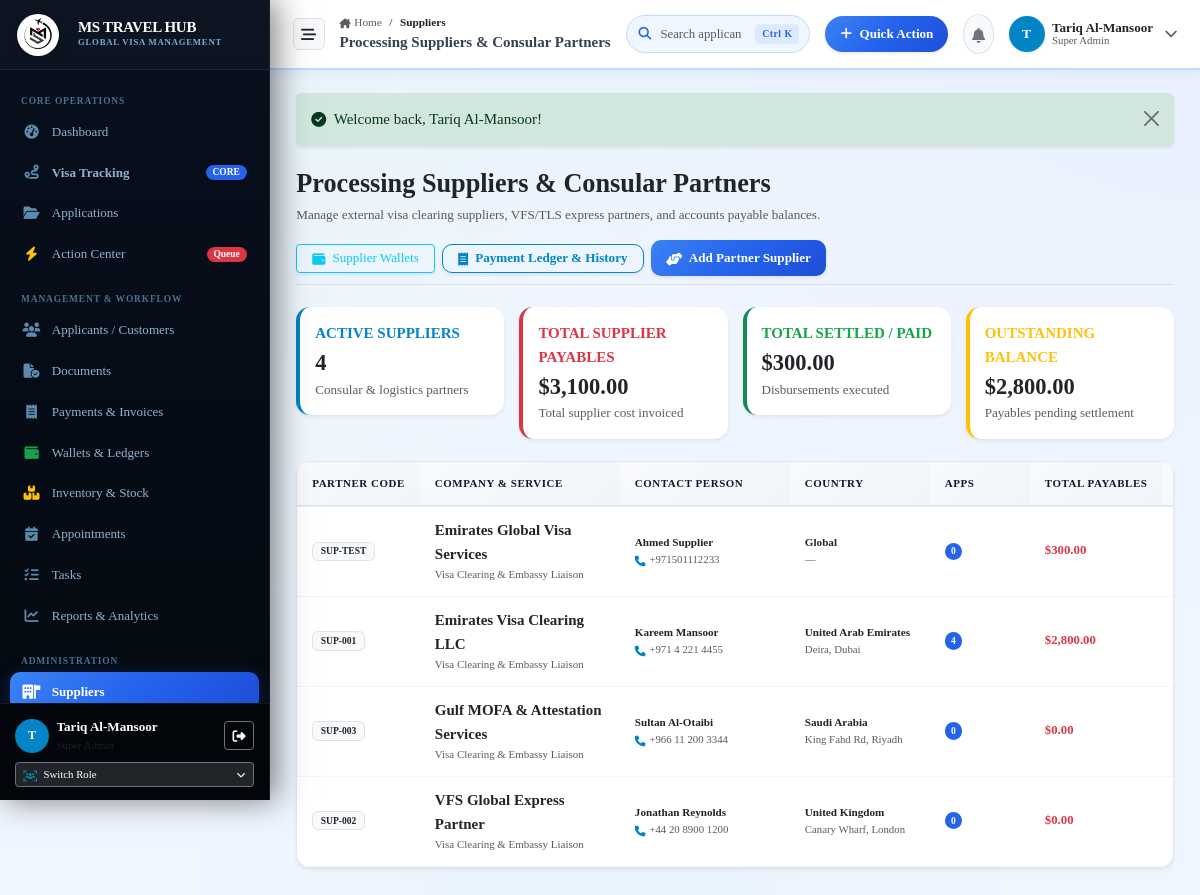
Screenshot of /suppliers (signed in) with the database file from the repository.
### tables this page shows
CREATE TABLE suppliers (
    id INTEGER PRIMARY KEY AUTOINCREMENT,
    supplier_code TEXT NOT NULL UNIQUE,
    company_name TEXT NOT NULL,
    contact_person TEXT,
    mobile TEXT,
    whatsapp TEXT,
    email TEXT,
    country TEXT,
    address TEXT,
    payment_terms TEXT,
    bank_details TEXT,
    notes TEXT,
    is_active INTEGER DEFAULT 1,
    created_at DATETIME DEFAULT CURRENT_TIMESTAMP,
    updated_at DATETIME DEFAULT CURRENT_TIMESTAMP
, password_hash TEXT NULL, last_login_at DATETIME NULL, portal_enabled INTEGER DEFAULT 0);

### app/Controllers/SupplierController.php (called while the page is built, shortened)
<?php
class SupplierController
{
    public function index(): void
    {
        $pdo = Database::getConnection();
        $sql = "SELECT s.*,
            COUNT(DISTINCT a.id) as total_applications,
            COALESCE((SELECT SUM(sp.payable_amount) FROM supplier_payments sp WHERE sp.supplier_id = s.id), 0) as total_payables,
            COALESCE((SELECT SUM(sp.paid_amount) FROM supplier_payments sp WHERE sp.supplier_id = s.id), 0) as total_paid
            FROM suppliers s
            LEFT JOIN applications a ON a.supplier_id = s.id
            WHERE 1=1";
        $params = [];
        $sql .= " GROUP BY s.id ORDER BY s.is_active DESC, s.company_name ASC";
        $stmt = $pdo->prepare($sql);
        $stmt->execute($params);
        $suppliers = $stmt->fetchAll(PDO::FETCH_ASSOC);
        require_once dirname(__DIR__) . '/Views/suppliers/index.php';
    }
}

### app/autoload.php (called while the page is built, shortened)
<?php
function e(?string $string): string {
    return htmlspecialchars((string)($string ?? ''), ENT_QUOTES, 'UTF-8');
}
function get_flash(): ?array {
    if (isset($_SESSION['flash'])) {
        $flash = $_SESSION['flash'];
        return $flash;
    }
    return null;
}
function format_currency(float $amount, string $currency = 'USD'): string {
    return '$' . number_format($amount, 2);
}

### app/Views/suppliers/index.php (the view, shortened to what this page needs)
<?php
$flash = get_flash();
require_once dirname(__DIR__) . '/layouts/header.php';
require_once dirname(__DIR__) . '/layouts/sidebar.php';
require_once dirname(__DIR__) . '/layouts/topbar.php';
$totalPayablesSum = 0;
$totalSettledSum = 0;
$totalOutstandingSum = 0;
foreach ($suppliers as $s) {
    $pay = (float)($s['total_payables'] ?? 0);
    $paid = (float)($s['total_paid'] ?? 0);
    $totalPayablesSum += $pay;
    $totalSettledSum += $paid;
    $totalOutstandingSum += max(0, $pay - $paid);
}
?>
<div class="content-body">
  <?php if ($flash): ?>
    <div class="alert alert-<?= e($flash['type'] === 'danger' ? 'danger' : ($flash['type'] === 'success' ? 'success' : 'info')) ?> alert-dismissible fade show mb-4 border-0 shadow-sm" role="alert">
      <div class="d-flex align-items-center gap-2">
        <i class="fa-solid <?= $flash['type'] === 'danger' ? 'fa-circle-exclamation' : ($flash['type'] === 'success' ? 'fa-circle-check' : 'fa-circle-info') ?>"></i>
        <span><?= e($flash['message']) ?></span>
      </div>
      <button type="button" class="btn-close" data-bs-dismiss="alert"></button>
    </div>
  <?php endif; ?>
  <div class="d-flex flex-wrap align-items-center justify-content-between gap-3 mb-4 pb-2 border-bottom">
    <div>
      <h3 class="fw-bold brand-font text-dark mb-1">Processing Suppliers &amp; Consular Partners</h3>
      <p class="text-muted small mb-0">Manage external visa clearing suppliers, VFS/TLS express partners, and accounts payable balances.</p>
    </div>
    <div class="d-flex align-items-center gap-2">
      <a href="/suppliers/wallet" class="btn btn-outline-info btn-sm px-3 shadow-sm">
        <i class="fa-solid fa-wallet me-1"></i> Supplier Wallets
      </a>
      <a href="/suppliers/payments" class="btn btn-outline-primary btn-sm px-3 shadow-sm">
        <i class="fa-solid fa-receipt me-1"></i> Payment Ledger &amp; History
      </a>
      <button class="btn btn-primary btn-sm px-3 shadow-sm" data-bs-toggle="modal" data-bs-target="#newSupplierModal">
        <i class="fa-solid fa-handshake-angle me-1"></i> Add Partner Supplier
      </button>
    </div>
  </div>
  <div class="row g-3 mb-4">
    <div class="col-md-3">
      <div class="card card-enterprise border-0 shadow-sm border-start border-primary border-4 p-3">
        <div class="text-xs fw-bold text-primary text-uppercase mb-1">Active Suppliers</div>
        <div class="h4 mb-0 fw-bold text-dark"><?= count($suppliers) ?></div>
        <div class="text-muted small mt-1">Consular &amp; logistics partners</div>
      </div>
    </div>
    <div class="col-md-3">
      <div class="card card-enterprise border-0 shadow-sm border-start border-danger border-4 p-3">
        <div class="text-xs fw-bold text-danger text-uppercase mb-1">Total Supplier Payables</div>
        <div class="h4 mb-0 fw-bold text-dark"><?= format_currency($totalPayablesSum) ?></div>
        <div class="text-muted small mt-1">Total supplier cost invoiced</div>
      </div>
    </div>
    <div class="col-md-3">
      <div class="card card-enterprise border-0 shadow-sm border-start border-success border-4 p-3">
        <div class="text-xs fw-bold text-success text-uppercase mb-1">Total Settled / Paid</div>
        <div class="h4 mb-0 fw-bold text-dark"><?= format_currency($totalSettledSum) ?></div>
        <div class="text-muted small mt-1">Disbursements executed</div>
      </div>
    </div>
    <div class="col-md-3">
      <div class="card card-enterprise border-0 shadow-sm border-start border-warning border-4 p-3">
        <div class="text-xs fw-bold text-warning text-uppercase mb-1">Outstanding Balance</div>
        <div class="h4 mb-0 fw-bold text-dark"><?= format_currency($totalOutstandingSum) ?></div>
        <div class="text-muted small mt-1">Payables pending settlement</div>
      </div>
    </div>
  </div>
  <div class="card card-enterprise shadow-sm">
    <div class="table-responsive">
      <table class="table-modern mb-0">
        <thead>
          <tr>
            <th style="min-width: 120px;">Partner Code</th>
            <th style="min-width: 200px;">Company &amp; Service</th>
            <th style="min-width: 170px;">Contact Person</th>
            <th style="min-width: 140px;">Country</th>
            <th style="min-width: 100px;">Apps</th>
            <th style="min-width: 120px;">Total Payables</th>
            <th style="min-width: 120px;">Total Settled</th>
          </tr>
        </thead>
        <tbody>
          <?php if (empty($suppliers)): ?>
            <tr><td colspan="9" class="text-center py-5 text-muted">No external suppliers registered.</td></tr>
          <?php else: ?>
            <?php foreach ($suppliers as $sup): ?>
              <tr>
                <td>
                  <span class="badge bg-light text-dark border fw-bold px-2 py-1"><?= e($sup['supplier_code']) ?></span>
                </td>
                <td>
                  <div class="fw-bold text-dark fs-6"><?= e($sup['company_name']) ?></div>
                  <div class="text-muted small" style="font-size: 0.73rem;"><?= e($sup['services_provided'] ?? 'Visa Clearing & Embassy Liaison') ?></div>
                </td>
                <td>
                  <div class="fw-semibold small text-dark"><?= e($sup['contact_person'] ?: 'Operations Desk') ?></div>
                  <div class="text-muted" style="font-size: 0.72rem;">
                    <i class="fa-solid fa-phone me-1 text-primary"></i><?= e($sup['mobile'] ?: $sup['email'] ?: '—') ?>
                  </div>
                </td>
                <td>
                  <div class="small fw-semibold text-dark"><?= e($sup['country'] ?: 'Global') ?></div>
                  <div class="text-muted text-truncate" style="font-size: 0.72rem; max-width: 150px;"><?= e($sup['address'] ?: '—') ?></div>
                </td>
                <td>
                  <span class="badge bg-primary rounded-pill px-2.5 py-1"><?= (int)$sup['total_applications'] ?></span>
                </td>
                <td>
                  <span class="fw-bold text-danger"><?= format_currency((float)$sup['total_payables']) ?></span>
                </td>
                <td>
                </td>
              </tr>
            <?php endforeach; ?>
          <?php endif; ?>
        </tbody>
      </table>
    </div>
  </div>
</div>
<?php require_once dirname(__DIR__) . '/layouts/footer.php'; ?>

### public/assets/css/base/variables.css (style rules this page uses)
:root { --mh-green: #22c55e; --mh-green-light: #4ade80; --mh-green-dark: #16a34a; --mh-green-lime: #84cc16; --mh-green-subtle: #f0fdf4; --mh-green-border: #bbf7d0; --mh-teal: #06b6d4; --mh-teal-light: #22d3ee; --mh-teal-dark: #0891b2; --mh-teal-subtle: #ecfeff; --mh-teal-border: #a5f3fc; --mh-blue: #2563eb; --mh-blue-hover: #1d4ed8; --mh-blue-dark: #1e40af; --mh-blue-deep: #1e3a8a; --mh-blue-light: #eff6ff; --mh-blue-subtle: #dbeafe; --mh-blue-border: #bfdbfe; --mh-blue-glow: rgba(37, 99, 235, 0.32); --vt-primary: var(--mh-blue); --vt-primary-hover: var(--mh-blue-hover); --vt-primary-dark: var(--mh-blue-dark); --vt-primary-light: var(--mh-blue-light); --vt-primary-subtle: var(--mh-blue-subtle); --vt-primary-border: var(--mh-blue-border); --mh-gradient-brand: linear-gradient(135deg, #22c55e 0%, #06b6d4 50%, #2563eb 100%); --mh-gradient-brand-r: linear-gradient(135deg, #2563eb 0%, #06b6d4 50%, #22c55e 100%); --mh-gradient-blue: linear-gradient(135deg, #3b82f6 0%, #2563eb 50%, #1d4ed8 100%); --mh-gradient-teal: linear-gradient(135deg, #22d3ee 0%, #06b6d4 50%, #0891b2 100%); --mh-gradient-green: linear-gradient(135deg, #4ade80 0%, #22c55e 50%, #16a34a 100%); --mh-gradient-dark: linear-gradient(180deg, #060e1c 0%, #0a1628 100%); --mh-gradient-sidebar: linear-gradient(180deg, #080f1e 0%, #04090f 100%); --mh-gradient-hero: linear-gradient(135deg, #060e1c 0%, #0d2048 50%, #1e3a8a 100%); --ms-gradient-success: linear-gradient(135deg, #22c55e 0%, #16a34a 100%); --ms-gradient-warning: linear-gradient(135deg, #f59e0b 0%, #d97706 100%); --mh-navy: #0a1628; --mh-navy-dark: #060e1c; --mh-navy-light: #0f2040; --mh-navy-muted: #1a2f50; --vt-bg: #f0f6ff; --vt-surface: #ffffff; --vt-surface-glass: rgba(255, 255, 255, 0.96); --vt-surface-muted: #f0f6ff; --vt-border: #dce8f5; --vt-border-glass: rgba(255, 255, 255, 0.6); --vt-text-main: #0f172a; --vt-text-body: #334155; --vt-text-muted: #64748b; --vt-text-light: #94a3b8; --vt-success: #22c55e; --vt-warning: #f59e0b; --vt-danger: #ef4444; --vt-info: var(--mh-teal); --vt-purple: #8b5cf6; --sidebar-width: 270px; --sidebar-collapsed-width: 76px; --topbar-height: 70px; --radius-xs: 6px; --radius-sm: 10px; --radius-md: 14px; --radius-lg: 18px; --radius-xl: 26px; --vt-shadow-xs: 0 1px 2px 0 rgba(0,0,0,0.04); --vt-shadow-sm: 0 2px 6px 0 rgba(10,22,40,0.06), 0 1px 2px -1px rgba(10,22,40,0.04); --vt-shadow-md: 0 6px 16px -2px rgba(10,22,40,0.08), 0 2px 6px -2px rgba(10,22,40,0.04); --vt-shadow-lg: 0 14px 28px -4px rgba(10,22,40,0.10), 0 4px 10px -2px rgba(10,22,40,0.04); --vt-shadow-xl: 0 24px 38px -6px rgba(10,22,40,0.13), 0 10px 16px -4px rgba(10,22,40,0.05); --vt-glow-primary: 0 8px 25px -4px var(--mh-blue-glow); --vt-glow-success: 0 8px 25px -4px rgba(34,197,94,0.35); --vt-glow-warning: 0 8px 25px -4px rgba(245,158,11,0.35); --vt-transition-fast: 0.15s cubic-bezier(0.4, 0, 0.2, 1); --vt-transition-normal: 0.25s cubic-bezier(0.4, 0, 0.2, 1); }

### public/assets/css/base/typography.css (style rules this page uses)
body.app-body, html, body { font-family: 'Times New Roman', Times, Georgia, serif !important; color: var(--vt-text-body); line-height: 1.55; -webkit-font-smoothing: antialiased; -moz-osx-font-smoothing: grayscale; }
h1, h2, h3, h4, h5, h6 { color: var(--vt-text-main); font-weight: 700; line-height: 1.25; }

### public/assets/css/base/global.css (style rules this page uses)
body.app-body, html, body { background-color: var(--vt-bg); background-image: radial-gradient(at 0% 0%, rgba(34,197,94,0.05) 0px, transparent 50%), radial-gradient(at 100% 0%, rgba(37,99,235,0.04) 0px, transparent 50%), radial-gradient(at 50% 100%, rgba(6,182,212,0.03) 0px, transparent 50%); background-attachment: fixed; margin: 0; padding: 0; overflow-x: hidden; padding-bottom: env(safe-area-inset-bottom, 0); }
.content-body { flex: 1; padding: 1.5rem 1.75rem 2.5rem; max-width: 1800px; width: 100%; margin: 0 auto; }

### public/assets/css/components/buttons.css (style rules this page uses)
.btn-primary { background: var(--mh-gradient-blue); border: none; color: #ffffff; font-weight: 600; border-radius: var(--radius-sm); padding: 0.55rem 1.25rem; box-shadow: 0 2px 10px var(--mh-blue-glow); transition: all var(--vt-transition-fast); }
.btn-outline-primary { color: var(--mh-blue); border-color: var(--mh-blue); background: transparent; font-weight: 600; border-radius: var(--radius-sm); transition: all var(--vt-transition-fast); }

### public/assets/css/components/cards.css (style rules this page uses)
.card-enterprise, .card-custom { background: var(--vt-surface); border: 1px solid var(--vt-border); border-radius: var(--radius-md); box-shadow: var(--vt-shadow-sm); transition: transform var(--vt-transition-fast), box-shadow var(--vt-transition-fast); overflow: visible; }

### rows the page displays
suppliers: supplier_code "SUP-TEST", company_name "Emirates Global Visa Services", services_provided "Visa Clearing & Embassy Liaison", contact_person "Ahmed Supplier", mobile "+971501112233", country "Global", address "—", total_applications "0", total_payables "$300.00"
suppliers: supplier_code "SUP-001", company_name "Emirates Visa Clearing LLC", services_provided "Visa Clearing & Embassy Liaison", contact_person "Kareem Mansoor", mobile "+971 4 221 4455", country "United Arab Emirates", address "Deira, Dubai", total_applications "4", total_payables "$2,800.00"
suppliers: supplier_code "SUP-003", company_name "Gulf MOFA & Attestation Services", services_provided "Visa Clearing & Embassy Liaison", contact_person "Sultan Al-Otaibi", mobile "+966 11 200 3344", country "Saudi Arabia", address "King Fahd Rd, Riyadh", total_applications "0", total_payables "$0.00"
suppliers: supplier_code "SUP-002", company_name "VFS Global Express Partner", services_provided "Visa Clearing & Embassy Liaison", contact_person "Jonathan Reynolds", mobile "+44 20 8900 1200", country "United Kingdom", address "Canary Wharf, London", total_applications "0", total_payables "$0.00"

### other values shown
substr($currentUser['name'] ?? 'U', 0, 1) "T"
$currentUser['name'] "Tariq Al-Mansoor"
$roleName "Super Admin"
$segLabel "Suppliers"
$cleanTitle "Processing Suppliers & Consular Partners"
$currentUser['role_name'] "Super Admin"
$flash['message'] "Welcome back, Tariq Al-Mansoor!"
count($suppliers) "4"
format_currency($totalPayablesSum) "$3,100.00"
format_currency($totalSettledSum) "$300.00"
format_currency($totalOutstandingSum) "$2,800.00"
